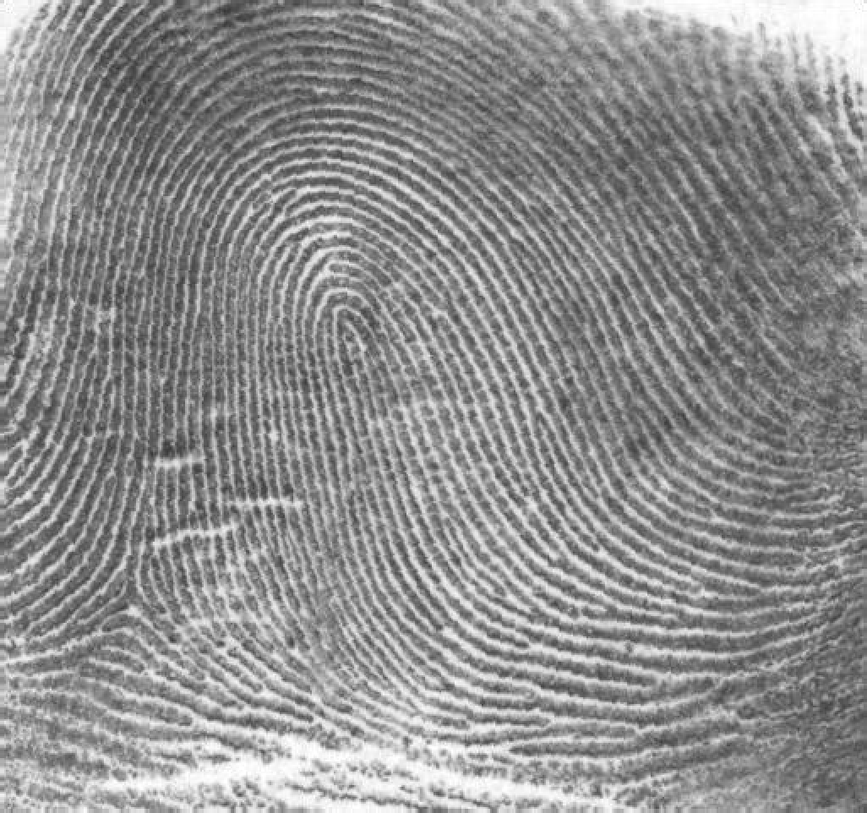
#> input picture James_Hw/ExTopic2DIP_Part2/ThumbPrint.tif, 867 x 813 px, shrunk from 1026 x 962 before the run
$ python test_q2.py
#> lines starting #> are read from the running program, lines starting #| are printed output that depends on the picture
import numpy as np
from numpy import fft
import scipy
from scipy import misc, fftpack
import cv2
from matplotlib import pyplot as plt
# [5 lines of commented-out code are left out]
input_imageThumbPrint = cv2.imread('ThumbPrint.tif')
#> input_imageThumbPrint is the input picture: shape (813, 867, 3); min 46, max 255, mean 142.7
input_imageFlorida = cv2.imread('Florida.tif')
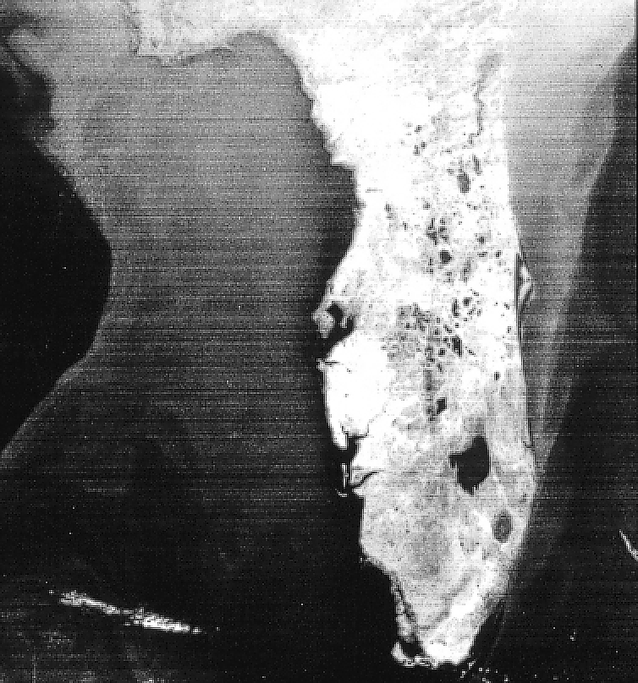
#> input picture James_Hw/ExTopic2DIP_Part2/Florida.tif, 638 x 683 px, shrunk from 754 x 808 before the run
#> input_imageFlorida is the input picture: shape (683, 638, 3); min 0, max 255, mean 109.3
input_imageMountainHalftone = cv2.imread('MountainHalftone.png')
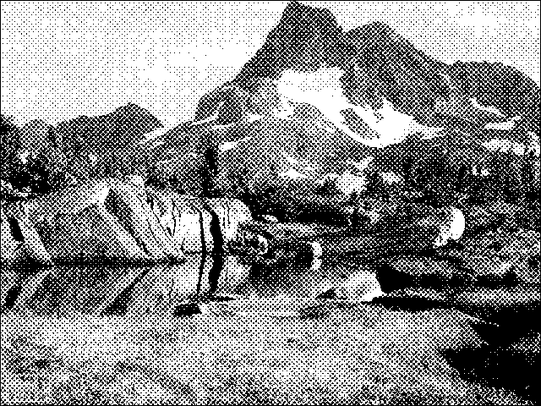
#> input picture James_Hw/ExTopic2DIP_Part2/MountainHalftone.png, 541 x 406 px, shrunk from 640 x 480 before the run
#> input_imageMountainHalftone is the input picture: shape (406, 541, 3); min 0, max 255, mean 138.2
# img = cv2.cvtColor(np.float32(image), cv2.COLOR_BGR2GRAY)
mid_thumbprint = cv2.dft(np.float32(cv2.cvtColor(np.float32(input_imageThumbPrint), cv2.COLOR_BGR2GRAY)), flags=cv2.DFT_COMPLEX_OUTPUT)
mid_florida = cv2.dft(np.float32(cv2.cvtColor(np.float32(input_imageFlorida), cv2.COLOR_BGR2GRAY)), flags=cv2.DFT_COMPLEX_OUTPUT)
mid_MountainHalftone = cv2.dft(np.float32(cv2.cvtColor(np.float32(input_imageMountainHalftone), cv2.COLOR_BGR2GRAY)), flags=cv2.DFT_COMPLEX_OUTPUT)
mid_thumbprint=np.fft.fftshift(mid_thumbprint, axes=(1,))
mid_florida=np.fft.fftshift(mid_florida, axes=(1,))
mid_MountainHalftone=np.fft.fftshift(mid_MountainHalftone, axes=(1,))
end_ThumbPrint = cv2.GaussianBlur(input_imageThumbPrint, ksize=(5, 5), sigmaX=2, borderType=cv2.BORDER_REPLICATE)
end_Florida = cv2.GaussianBlur(input_imageFlorida, ksize=(5, 5), sigmaX=2, borderType=cv2.BORDER_REPLICATE)
end_MountainHalftone = cv2.GaussianBlur(input_imageMountainHalftone, ksize=(5, 5), sigmaX=2, borderType=cv2.BORDER_REPLICATE)
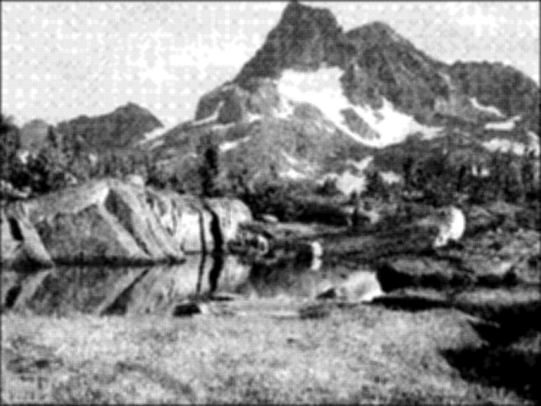
#> end_MountainHalftone: shape (406, 541, 3); min 0, max 255, mean 138

plt.subplot(2,3,1)
plt.imshow(end_ThumbPrint)
plt.subplot(2,3,2)
plt.imshow(end_Florida)
plt.subplot(2,3,3)
plt.imshow(end_MountainHalftone)
plt.subplot(2,3,4)
plt.imshow(mid_thumbprint[:,:,0].astype("uint8"))
plt.subplot(2,3,5)
plt.imshow(mid_florida[:,:,0].astype("uint8"))
plt.subplot(2,3,6)
plt.imshow(mid_MountainHalftone[:,:,0].astype("uint8"))
# [6 lines of commented-out code are left out]
plt.show()
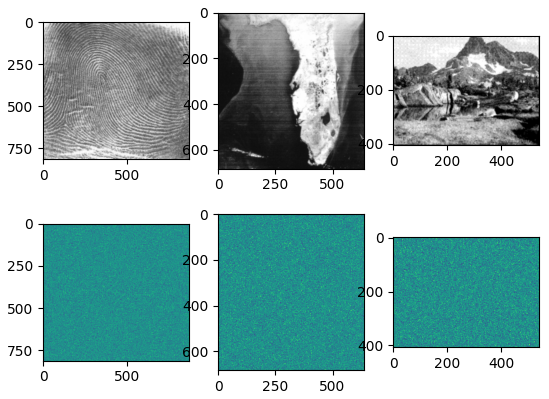
#> figure drawn by matplotlib, 6 panels
